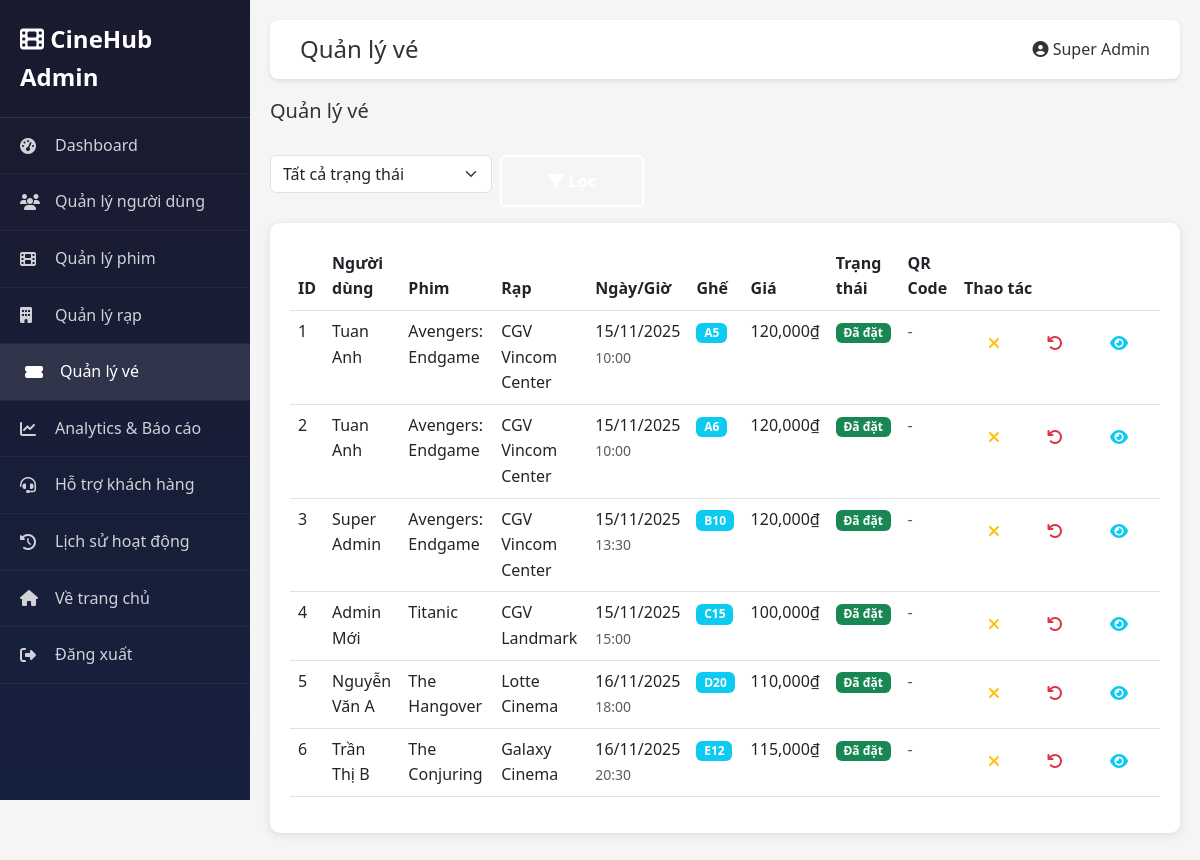
Page /?route=admin/tickets (signed in) on the committed database.
### tables this page shows
CREATE TABLE `users` (
  `id` int(11) NOT NULL,
  `name` varchar(100) NOT NULL,
  `email` varchar(120) NOT NULL,
  `password` varchar(255) NOT NULL,
  `avatar` varchar(255) DEFAULT NULL,
  `birthdate` date DEFAULT NULL,
  `rank` enum('Bronze','Silver','Gold','Platinum') DEFAULT 'Bronze',
  `points` int(11) DEFAULT 0,
  `subscription_id` int(11) DEFAULT NULL,
  `status` enum('active','inactive','banned') DEFAULT 'active',
  `email_verified` tinyint(1) DEFAULT 0,
  `created_at` timestamp NOT NULL DEFAULT current_timestamp(),
  `updated_at` timestamp NOT NULL DEFAULT current_timestamp() ON UPDATE current_timestamp(),
  `role` enum('user','admin','moderator') DEFAULT 'user',
  `is_active` tinyint(1) DEFAULT 1,
  `last_login` datetime DEFAULT NULL
);

CREATE TABLE `tickets` (
  `id` int(11) NOT NULL,
  `user_id` int(11) NOT NULL,
  `showtime_id` int(11) NOT NULL,
  `seat` varchar(10) NOT NULL,
  `qr_code` varchar(255) DEFAULT NULL,
  `price` decimal(10,2) DEFAULT NULL,
  `status` enum('Đã đặt','Đã hủy') DEFAULT 'Đã đặt',
  `created_at` timestamp NOT NULL DEFAULT current_timestamp()
);

CREATE TABLE `movies` (
  `id` int(11) NOT NULL,
  `title` varchar(255) NOT NULL,
  `category_id` int(11) DEFAULT NULL,
  `level` enum('Free','Silver','Gold','Premium') DEFAULT 'Free',
  `duration` int(11) DEFAULT NULL,
  `description` text DEFAULT NULL,
  `director` varchar(100) DEFAULT NULL,
  `actors` text DEFAULT NULL,
  `video_url` varchar(255) DEFAULT NULL,
  `trailer_url` varchar(255) DEFAULT NULL,
  `thumbnail` varchar(255) DEFAULT NULL,
  `status` enum('Sắp chiếu','Chiếu rạp','Chiếu online') DEFAULT 'Sắp chiếu',
  `rating` float DEFAULT 0,
  `created_at` timestamp NOT NULL DEFAULT current_timestamp(),
  `status_admin` enum('draft','scheduled','published','archived') DEFAULT 'draft',
  `publish_date` datetime DEFAULT NULL,
  `geo_restriction` text DEFAULT NULL,
  `drm_enabled` tinyint(1) DEFAULT 0,
  `banner` varchar(255) DEFAULT NULL,
  `country` varchar(100) DEFAULT NULL,
  `language` varchar(50) DEFAULT NULL,
  `age_rating` varchar(10) DEFAULT NULL,
  `type` enum('phimle','phimbo') DEFAULT 'phimle'
);

CREATE TABLE `theaters` (
  `id` int(11) NOT NULL,
  `name` varchar(150) NOT NULL,
  `location` varchar(255) DEFAULT NULL,
  `phone` varchar(20) DEFAULT NULL,
  `created_at` timestamp NOT NULL DEFAULT current_timestamp(),
  `total_screens` int(11) DEFAULT 1,
  `address` text DEFAULT NULL,
  `is_active` tinyint(1) DEFAULT 1
);

CREATE TABLE `showtimes` (
  `id` int(11) NOT NULL,
  `movie_id` int(11) NOT NULL,
  `theater_id` int(11) NOT NULL,
  `show_date` date NOT NULL,
  `show_time` time NOT NULL,
  `price` decimal(10,2) NOT NULL,
  `created_at` timestamp NOT NULL DEFAULT current_timestamp(),
  `screen_id` int(11) DEFAULT NULL
);

### modules/admin/AdminController.php (called while the page is built, shortened)
<?php
require_once __DIR__ . '/../../core/Controller.php';
require_once __DIR__ . '/../../core/Database.php';
class AdminController extends Controller {
    public function __construct() {
        AdminMiddleware::checkAdmin();
    }
    protected function adminView($view, $data = []) {
        extract($data);
        $current_page = $data['current_page'] ?? '';
        $title = $data['title'] ?? 'Admin Panel';
        $user = $data['user'] ?? AdminMiddleware::checkAdmin();
        require_once __DIR__ . '/views/' . $view . '.php';
        $content = ob_get_clean();
        require_once __DIR__ . '/views/layout.php';
    }
    public function tickets() {
        $db = Database::getInstance();
        $user = AdminMiddleware::checkAdmin();
        $tickets = $db->fetchAll("
            SELECT t.*, u.name as user_name, u.email,
                   s.show_date, s.show_time, s.price,
                   m.title as movie_title, th.name as theater_name
            FROM tickets t
            JOIN users u ON t.user_id = u.id
            JOIN showtimes s ON t.showtime_id = s.id
            JOIN movies m ON s.movie_id = m.id
            JOIN theaters th ON s.theater_id = th.id
            ORDER BY t.created_at DESC
        ");
        $this->adminView('tickets', [
            'tickets' => $tickets,
            'user' => $user,
            'title' => 'Quản lý vé',
            'current_page' => 'tickets'
        ]);
    }
}
?>

### index.php (called while the page is built, shortened)
<?php
$route = $_GET['route'] ?? 'home/index';
$parts = explode('/', $route);
$controllerMap = [
    'auth' => 'AuthController',
    'profile' => 'ProfileController'
];
$firstPart = $parts[0];
$controllerName = null;
if (isset($controllerMap[$firstPart])) {
    $controllerName = $controllerMap[$firstPart];
    $controllerPath = __DIR__ . '/modules/user/' . $controllerName . '.php';
    if (file_exists($controllerPath) && !class_exists($controllerName)) {
        require_once $controllerPath;
    }
} else {
    $controllerName = ucfirst($firstPart) . 'Controller';
}
$action = '';
if (count($parts) >= 3) {
    $action = $parts[1] . ucfirst($parts[2]);
} else {
    $action = $parts[1] ?? 'index';
}
try {
    $controller = new $controllerName();
    $controller->$action();
} catch (Exception $e) {
    if ($controllerName !== 'HomeController') {
        $controllerName = 'HomeController';
        $controller = new $controllerName();
        $controller->index();
    } else {
        die('Error: Controller not found');
    }
}
?>

### core/Database.php (called while the page is built, shortened)
<?php
class Database {
    private static $instance = null;
    private $pdo;
    private $host = 'localhost';
    private $port = 3306;
    private $dbname = 'cinehub';
    private $username = 'root';
    private $password = '';
    private $charset = 'utf8mb4';
    private function __construct() {
        try {
            $dsn = "mysql:host={$this->host};port={$this->port};dbname={$this->dbname};charset={$this->charset}";
            $this->pdo = new PDO($dsn, $this->username, $this->password);
            $this->pdo->setAttribute(PDO::ATTR_ERRMODE, PDO::ERRMODE_EXCEPTION);
            $this->pdo->setAttribute(PDO::ATTR_DEFAULT_FETCH_MODE, PDO::FETCH_ASSOC);
        } catch(PDOException $e) {
            die("Lỗi kết nối database: " . $e->getMessage() .
                "<br><br>Vui lòng kiểm tra:<br>" .
                "1. MySQL đã được khởi động chưa?<br>" .
                "2. Database '{$this->dbname}' đã được tạo chưa?<br>" .
                "3. Password MySQL có đúng không? (hiện tại: " . ($this->password ?: 'rỗng') . ")<br>" .
                "4. Port MySQL có đúng không? (hiện tại: {$this->port})<br>" .
                "5. Nếu cần thay đổi password hoặc port, sửa file core/Database.php");
        }
    }
    public static function getInstance() {
        if (self::$instance === null) {
            self::$instance = new self();
        }
        return self::$instance;
    }
    public function query($sql, $params = []) {
        $stmt = $this->pdo->prepare($sql);
        $stmt->execute($params);
        return $stmt;
    }
    public function fetchAll($sql, $params = []) {
        return $this->query($sql, $params)->fetchAll();
    }
    public function fetch($sql, $params = []) {
        return $this->query($sql, $params)->fetch();
    }
}
?>

### modules/user/UserModel.php (called while the page is built, shortened)
<?php
require_once __DIR__ . '/../../core/Database.php';
class UserModel {
    private $db;
    public function __construct() {
        $this->db = Database::getInstance();
    }
    public function getById($id) {
        $user = $this->db->fetch("SELECT * FROM users WHERE id = ?", [$id]);
        if ($user) {
            try {
                $user['roles'] = $this->getUserRoles($id);
            } catch (Exception $e) {
                $user['roles'] = [];
            }
        }
        return $user;
    }
    public function getUserRoles($userId) {
        try {
            return $this->db->fetchAll("
                SELECT r.* FROM roles r
                JOIN user_roles ur ON r.id = ur.role_id
                WHERE ur.user_id = ?
            ", [$userId]);
        } catch (Exception $e) {
            return [];
        }
    }
}
?>

### core/AdminMiddleware.php (called while the page is built, shortened)
<?php
class AdminMiddleware {
    public static function checkAdmin() {
        $userModel = new UserModel();
        $user = $userModel->getById($_SESSION['user_id']);
        return $user;
    }
}
?>

### modules/admin/views/tickets.php (the view, shortened to what this page needs)
<div class="d-flex justify-content-between align-items-center mb-4">
    <h5>Quản lý vé</h5>
</div>
<form method="GET" class="mb-3">
    <div class="row g-2">
        <div class="col-md-3">
            <select name="status" class="form-select">
                <option value="">Tất cả trạng thái</option>
            </select>
        </div>
        <div class="col-md-2">
            <button type="submit" class="btn btn-secondary w-100">
                <i class="fas fa-filter"></i> Lọc
            </button>
        </div>
    </div>
</form>
<div class="stat-card">
    <div class="table-responsive">
        <table class="table table-hover">
            <thead>
                <tr>
                    <th>ID</th>
                    <th>Người dùng</th>
                    <th>Phim</th>
                    <th>Rạp</th>
                    <th>Ngày/Giờ</th>
                    <th>Ghế</th>
                    <th>Giá</th>
                    <th>Trạng thái</th>
                    <th>QR Code</th>
                    <th>Thao tác</th>
                </tr>
            </thead>
            <tbody>
                <?php if (empty($tickets)): ?>
                    <tr>
                        <td colspan="10" class="text-center text-muted">Không có vé nào</td>
                    </tr>
                <?php else: ?>
                    <?php foreach ($tickets as $ticket): ?>
                        <tr>
                            <td><?php echo $ticket['id']; ?></td>
                            <td>
                                <div><?php echo htmlspecialchars($ticket['user_name']); ?></div>
                            </td>
                            <td><?php echo htmlspecialchars($ticket['movie_title']); ?></td>
                            <td><?php echo htmlspecialchars($ticket['theater_name']); ?></td>
                            <td>
                                <div><?php echo date('d/m/Y', strtotime($ticket['show_date'])); ?></div>
                                <small class="text-muted"><?php echo date('H:i', strtotime($ticket['show_time'])); ?></small>
                            </td>
                            <td><span class="badge bg-info"><?php echo htmlspecialchars($ticket['seat']); ?></span></td>
                            <td><?php echo number_format($ticket['price']); ?>₫</td>
                            <td>
                                <span class="badge bg-<?php echo $ticket['status'] === 'Đã đặt' ? 'success' : 'danger'; ?>">
                                    <?php echo htmlspecialchars($ticket['status']); ?>
                                </span>
                            </td>
                            <td>
                                <?php if ($ticket['qr_code']): ?>
                                    <small class="text-muted"><?php echo substr($ticket['qr_code'], 0, 15); ?>...</small>
                                <?php else: ?>
                                    <span class="text-muted">-</span>
                                <?php endif; ?>
                            </td>
                            <td>
                                <div class="btn-group btn-group-sm">
                                    <?php if ($ticket['status'] === 'Đã đặt'): ?>
                                        <a href="?route=admin/tickets/cancel&id=<?php echo $ticket['id']; ?>" class="btn btn-outline-warning" title="Hủy vé" onclick="return confirm('Bạn chắc chắn muốn hủy vé?')">
                                            <i class="fas fa-times"></i>
                                        </a>
                                        <a href="?route=admin/tickets/refund&id=<?php echo $ticket['id']; ?>" class="btn btn-outline-danger" title="Hoàn tiền" onclick="return confirm('Bạn chắc chắn muốn hoàn tiền?')">
                                            <i class="fas fa-undo"></i>
                                        </a>
                                    <?php endif; ?>
                                    <a href="?route=admin/tickets/view&id=<?php echo $ticket['id']; ?>" class="btn btn-outline-info" title="Xem chi tiết">
                                        <i class="fas fa-eye"></i>
                                    </a>
                                </div>
                            </td>
                        </tr>
                    <?php endforeach; ?>
                <?php endif; ?>
            </tbody>
        </table>
    </div>
</div>

### modules/admin/views/layout.php (shortened to what this page needs)
<!DOCTYPE html>
<html lang="vi">
<head>
    <link href="https://cdn.jsdelivr.net/npm/bootstrap@5.3.0/dist/css/bootstrap.min.css" rel="stylesheet">
    <link rel="stylesheet" href="https://cdnjs.cloudflare.com/ajax/libs/font-awesome/6.4.0/css/all.min.css">
    <link rel="stylesheet" href="http://localhost/DuAn1/style.css">
</head>
<body>
    <div class="admin-sidebar">
        <div class="sidebar-brand">
            <i class="fas fa-film"></i> CineHub Admin
        </div>
        <ul class="sidebar-menu">
            <li><a href="?route=admin/index" class="<?php echo ($current_page ?? '') === 'dashboard' ? 'active' : ''; ?>">
                <i class="fas fa-tachometer-alt"></i> Dashboard
            </a></li>
            <li><a href="?route=admin/users" class="<?php echo ($current_page ?? '') === 'users' ? 'active' : ''; ?>">
                <i class="fas fa-users"></i> Quản lý người dùng
            </a></li>
            <li><a href="?route=admin/movies" class="<?php echo ($current_page ?? '') === 'movies' ? 'active' : ''; ?>">
                <i class="fas fa-film"></i> Quản lý phim
            </a></li>
            <li><a href="?route=admin/theaters" class="<?php echo ($current_page ?? '') === 'theaters' ? 'active' : ''; ?>">
                <i class="fas fa-building"></i> Quản lý rạp
            </a></li>
            <li><a href="?route=admin/tickets" class="<?php echo ($current_page ?? '') === 'tickets' ? 'active' : ''; ?>">
                <i class="fas fa-ticket-alt"></i> Quản lý vé
            </a></li>
            <li><a href="?route=admin/analytics" class="<?php echo ($current_page ?? '') === 'analytics' ? 'active' : ''; ?>">
                <i class="fas fa-chart-line"></i> Analytics & Báo cáo
            </a></li>
            <li><a href="?route=admin/support" class="<?php echo ($current_page ?? '') === 'support' ? 'active' : ''; ?>">
                <i class="fas fa-headset"></i> Hỗ trợ khách hàng
            </a></li>
            <li><a href="?route=admin/logs" class="<?php echo ($current_page ?? '') === 'logs' ? 'active' : ''; ?>">
                <i class="fas fa-history"></i> Lịch sử hoạt động
            </a></li>
            <li><a href="http://localhost/DuAn1/">
                <i class="fas fa-home"></i> Về trang chủ
            </a></li>
            <li><a href="?route=auth/logout">
                <i class="fas fa-sign-out-alt"></i> Đăng xuất
            </a></li>
        </ul>
    </div>
    <div class="admin-main">
        <div class="admin-header">
            <div class="d-flex justify-content-between align-items-center">
                <h4 class="mb-0"><?php echo $title ?? 'Admin Panel'; ?></h4>
                <div class="d-flex align-items-center gap-3">
                    <span><i class="fas fa-user-circle"></i> <?php echo htmlspecialchars($user['name'] ?? 'Admin'); ?></span>
                </div>
            </div>
        </div>
        <?php echo $content; ?>
    </div>
</body>
</html>

### rows in the picture
users: name "Super Admin"
tickets: id "1", user.name "Tuan Anh", movies.title "Avengers: Endgame", theaters.name "CGV Vincom Center", showtime.show_date "15/11/2025", showtime.show_time "10:00", seat "A5", showtime.price "120,000", status "Đã đặt"
tickets: id "2", user.name "Tuan Anh", movies.title "Avengers: Endgame", theaters.name "CGV Vincom Center", showtime.show_date "15/11/2025", showtime.show_time "10:00", seat "A6", showtime.price "120,000", status "Đã đặt"
tickets: id "3", user.name "Super Admin", movies.title "Avengers: Endgame", theaters.name "CGV Vincom Center", showtime.show_date "15/11/2025", showtime.show_time "13:30", seat "B10", showtime.price "120,000", status "Đã đặt"
tickets: id "4", user.name "Admin Mới", movies.title "Titanic", theaters.name "CGV Landmark", showtime.show_date "15/11/2025", showtime.show_time "15:00", seat "C15", showtime.price "100,000", status "Đã đặt"
tickets: id "5", user.name "Nguyễn Văn A", movies.title "The Hangover", theaters.name "Lotte Cinema", showtime.show_date "16/11/2025", showtime.show_time "18:00", seat "D20", showtime.price "110,000", status "Đã đặt"
tickets: id "6", user.name "Trần Thị B", movies.title "The Conjuring", theaters.name "Galaxy Cinema", showtime.show_date "16/11/2025", showtime.show_time "20:30", seat "E12", showtime.price "115,000", status "Đã đặt"

### other values in the picture
$title "Quản lý vé"
